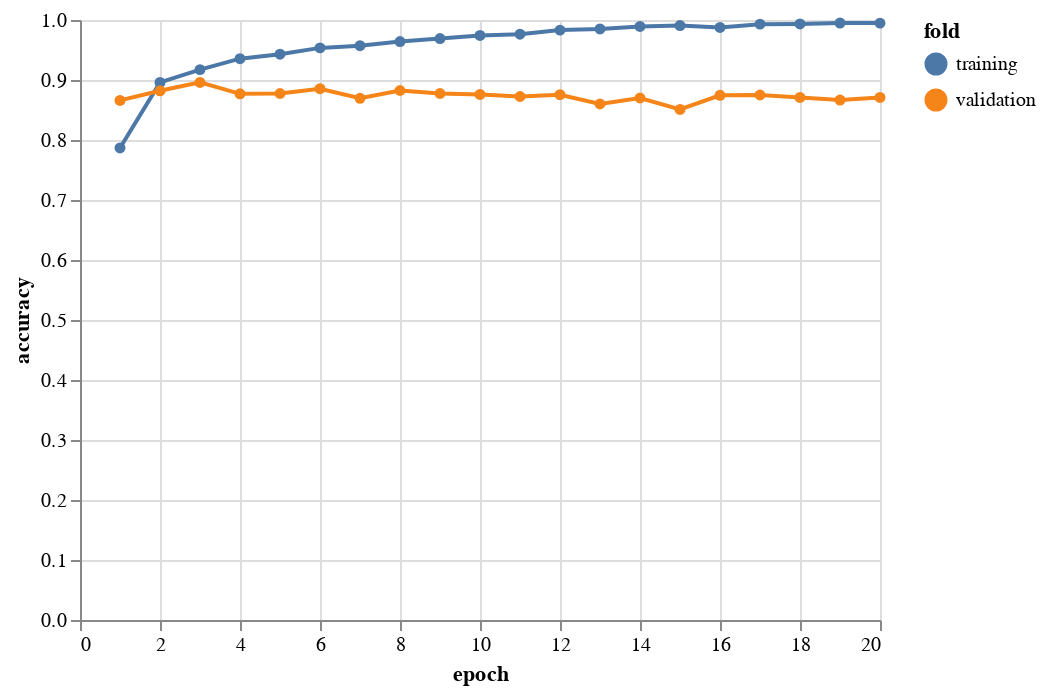

The notebook cell saved with this chart:
### Markdown cell above
The `history` object has a `metrics` attribute that records both the training and validation accuracy at each epoch. We'll wrangle it into long-format for plotting with Altair.

### Code cell
_ = (
    pd.DataFrame(history.history)
    .reset_index()
    .rename(columns={"index": "epoch"})
    .assign(epoch=lambda df: df.epoch + 1)
)
df_mlp = pd.concat(
    [
        _.iloc[:, 0:3].assign(fold="training"),
        _.iloc[:, [0, -2, -1]]
        .rename(columns={"val_accuracy": "accuracy", "val_loss": "loss"})
        .assign(fold="validation"),
    ],
    axis=0,
).reset_index(drop=True)
plot_mlp = (
    alt.Chart(df_mlp)
    .mark_line(point=True)
    .encode(
        x="epoch:Q",
        y="accuracy",
        color="fold",
        tooltip=["epoch", alt.Tooltip("accuracy", format=",.2f")],
    )
)
plot_mlp

### Figure 1 — Vega-Lite specification as saved in the notebook (floating-point values rounded to 4 significant figures)
{"config": {"view": {"continuousWidth": 400, "continuousHeight": 300}}, "data": {"name": "data-0f14b0af5bf7891a19f022af906b818e"}, "mark": {"type": "line", "point": true}, "encoding": {"color": {"type": "nominal", "field": "fold"}, "tooltip": [{"type": "quantitative", "field": "epoch"}, {"type": "quantitative", "field": "accuracy", "format": ",.2f"}], "x": {"type": "quantitative", "field": "epoch"}, "y": {"type": "quantitative", "field": "accuracy"}}, "$schema": "https://vega.github.io/schema/vega-lite/v4.8.1.json", "datasets": {"data-0f14b0af5bf7891a19f022af906b818e": [{"epoch": 1, "loss": 0.4849, "accuracy": 0.7867, "fold": "training"}, {"epoch": 2, "loss": 0.2904, "accuracy": 0.896, "fold": "training"}, {"epoch": 3, "loss": 0.2308, "accuracy": 0.9173, "fold": "training"}, {"epoch": 4, "loss": 0.1845, "accuracy": 0.9356, "fold": "training"}, {"epoch": 5, "loss": 0.1631, "accuracy": 0.943, "fold": "training"}, {"epoch": 6, "loss": 0.1378, "accuracy": 0.9535, "fold": "training"}, {"epoch": 7, "loss": 0.1241, "accuracy": 0.9572, "fold": "training"}, {"epoch": 8, "loss": 0.1054, "accuracy": 0.964, "fold": "training"}, {"epoch": 9, "loss": 0.09235, "accuracy": 0.9691, "fold": "training"}, {"epoch": 10, "loss": 0.0794, "accuracy": 0.9742, "fold": "training"}, {"epoch": 11, "loss": 0.07137, "accuracy": 0.9764, "fold": "training"}, {"epoch": 12, "loss": 0.05746, "accuracy": 0.9831, "fold": "training"}, {"epoch": 13, "loss": 0.05081, "accuracy": 0.9851, "fold": "training"}, {"epoch": 14, "loss": 0.04069, "accuracy": 0.9893, "fold": "training"}, {"epoch": 15, "loss": 0.03581, "accuracy": 0.9907, "fold": "training"}, {"epoch": 16, "loss": 0.0429, "accuracy": 0.9876, "fold": "training"}, {"epoch": 17, "loss": 0.02859, "accuracy": 0.9931, "fold": "training"}, {"epoch": 18, "loss": 0.02667, "accuracy": 0.9934, "fold": "training"}, {"epoch": 19, "loss": 0.02215, "accuracy": 0.9949, "fold": "training"}, {"epoch": 20, "loss": 0.02341, "accuracy": 0.9948, "fold": "training"}, {"epoch": 1, "loss": 0.3485, "accuracy": 0.866, "fold": "validation"}, {"epoch": 2, "loss": 0.3154, "accuracy": 0.882, "fold": "validation"}, {"epoch": 3, "loss": 0.2743, "accuracy": 0.896, "fold": "validation"}, {"epoch": 4, "loss": 0.3411, "accuracy": 0.877, "fold": "validation"}, {"epoch": 5, "loss": 0.3482, "accuracy": 0.8775, "fold": "validation"}, {"epoch": 6, "loss": 0.3105, "accuracy": 0.8855, "fold": "validation"}, {"epoch": 7, "loss": 0.4187, "accuracy": 0.8695, "fold": "validation"}, {"epoch": 8, "loss": 0.3438, "accuracy": 0.8825, "fold": "validation"}, {"epoch": 9, "loss": 0.3786, "accuracy": 0.8775, "fold": "validation"}, {"epoch": 10, "loss": 0.3914, "accuracy": 0.876, "fold": "validation"}, {"epoch": 11, "loss": 0.4115, "accuracy": 0.8725, "fold": "validation"}, {"epoch": 12, "loss": 0.4581, "accuracy": 0.8755, "fold": "validation"}, {"epoch": 13, "loss": 0.608, "accuracy": 0.86, "fold": "validation"}, {"epoch": 14, "loss": 0.4907, "accuracy": 0.87, "fold": "validation"}, {"epoch": 15, "loss": 0.7291, "accuracy": 0.851, "fold": "validation"}, {"epoch": 16, "loss": 0.5482, "accuracy": 0.8745, "fold": "validation"}, {"epoch": 17, "loss": 0.5913, "accuracy": 0.875, "fold": "validation"}, {"epoch": 18, "loss": 0.6367, "accuracy": 0.871, "fold": "validation"}, {"epoch": 19, "loss": 0.6932, "accuracy": 0.8665, "fold": "validation"}, {"epoch": 20, "loss": 0.6724, "accuracy": 0.871, "fold": "validation"}]}}
